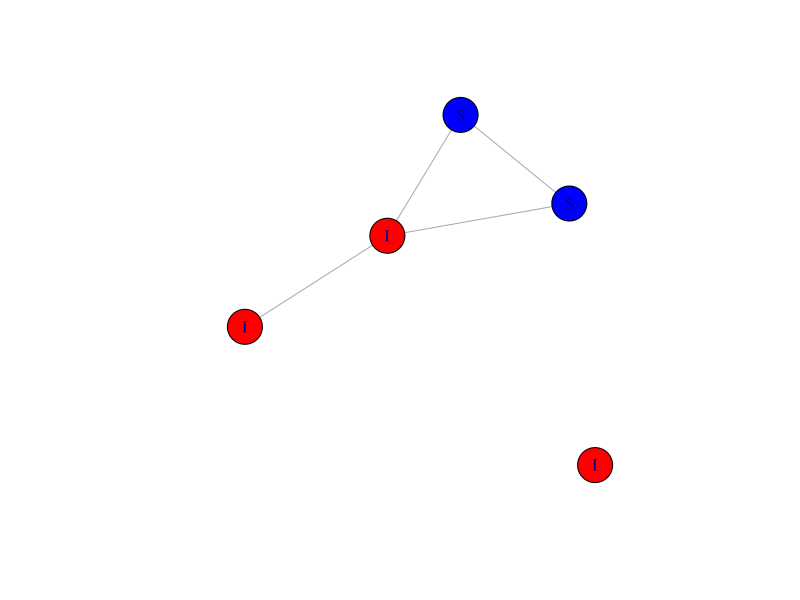
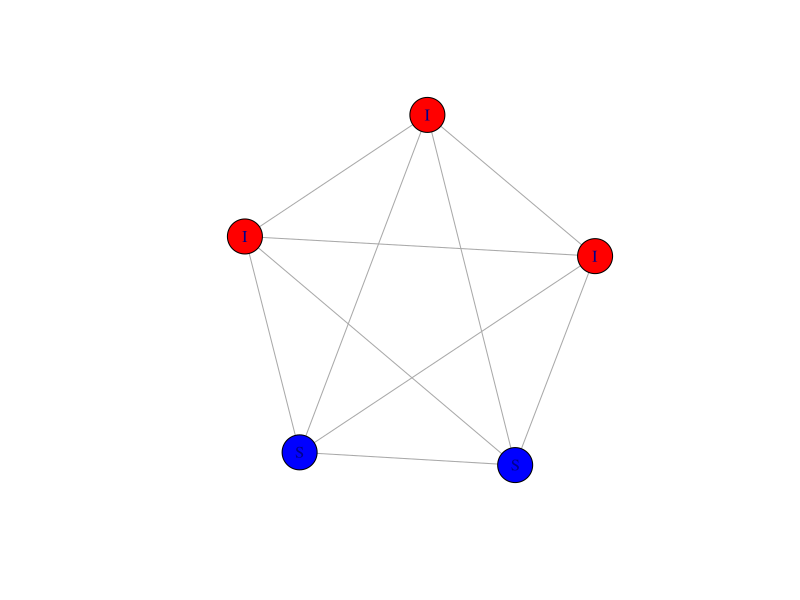

R code for these plots, in order:
# This program

# Packages
library(dplyr)
library(igraph)

g <- erdos.renyi.game(5, 0.5, type = "gnp")

vertex_attr(g) <- list(name = c("S","S","I","I","I"),
                       color = c("blue","blue","red","red","red"))

plot(g, edge.arrow.size=0.02,vertex.size = 20)

g1 <- erdos.renyi.game(5, 1, type = "gnp")

vertex_attr(g1) <- list(name = c("S","S","I","I","I"),
                       color = c("blue","blue","red","red","red"))

plot(g1, edge.arrow.size=0.02,vertex.size = 20)